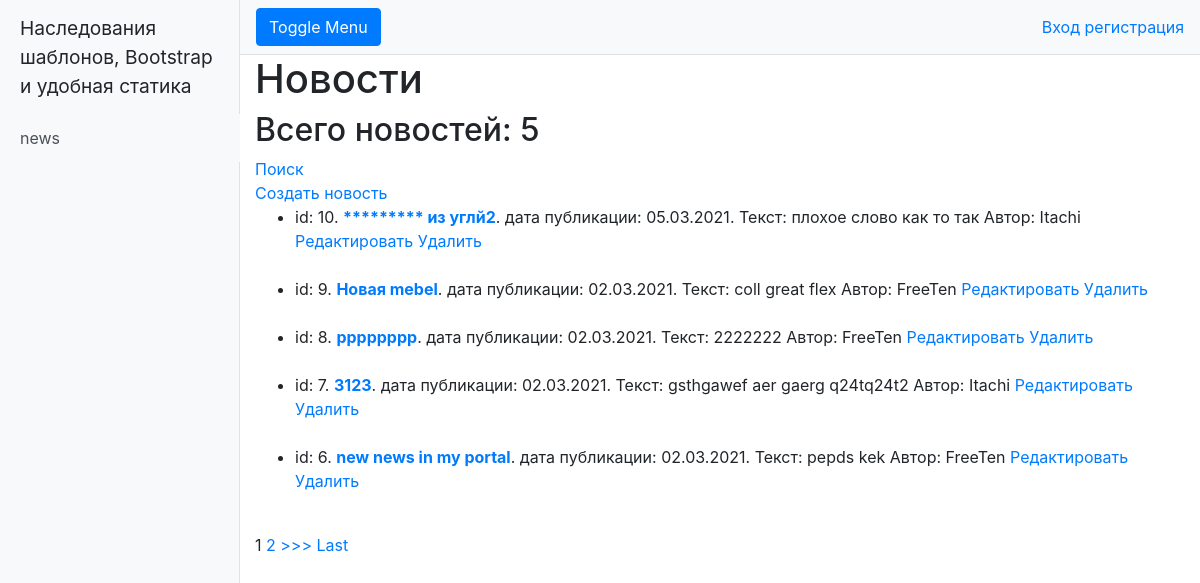
Page /news/ on the committed database.
### NewsPaper/models.py (models this page shows, shortened)
class Post(models.Model):
    state = 'ST'
    news = 'NE'
    FIELD = [
        (state, 'Статья'),
        (news, 'Новость')
    ]
    type = models.CharField(max_length=2, choices=FIELD)
    post_date_creation = models.DateTimeField(auto_now_add=True)
    post_heading = models.CharField(max_length=255)
    post_text = models.TextField()
    post_rating = models.IntegerField(default=0)
    author = models.ForeignKey(Author, on_delete=models.CASCADE)
    category = models.ManyToManyField(Category, through='PostCategory')

class Author(models.Model):
    user = models.ForeignKey(User, on_delete=models.CASCADE)
    author_rating = models.IntegerField(default=0)

### NewsPaper/views.py (the view)
# urls.py: path('', NewsList.as_view()),
class NewsList(ListView):
    model = Post
    template_name = 'news.html'
    context_object_name = 'news'
    queryset = Post.objects.filter(type='NE').order_by('-post_date_creation')
    paginate_by = 5
    def get_context_data(self, **kwargs):
        context = super().get_context_data(**kwargs)
        context['is_not_premium'] = not self.request.user.groups.filter(name='authors').exists()
        return context

### NewsPaper/templatetags/my_filters.py (called while the page is built)
@register.filter(name='censor')
def censor(value):
    if isinstance(value, str):
        censor_words = ['плохоеслово', 'компостер', 'гадость', 'лох']
        split_string = value.split()
        for word in censor_words:
            if word in split_string:
                for j in range(len(split_string)):
                    if word == split_string[j]:
                        split_string[j] = '*' * len(split_string[j])
        return ' '.join(split_string)
    else:
        raise ValueError(f'Ошибка: значение должно быть строкой')

### templates/news.html (shortened to what this page needs)
{% extends 'default.html' %}
{% load my_filters %}
{% block content %}
    <h1>Новости</h1>
    <h2>Всего новостей: {{ news|length }}</h2>
    <div><a href="/news/search">Поиск</a></div>
    <div><a href="/news/create">Создать новость</a></div>
        <ul>
            {% for single_news in news %}
                <li>id: {{ single_news.id }}. <b><a href="/news/{{ single_news.id }}">{{ single_news.post_heading|censor }}</a></b>. дата публикации: {{ single_news.post_date_creation|date:'d.m.Y' }}. Текст: {{ single_news.post_text|truncatewords:20|censor }} Автор: {{ single_news.author.user }}
                    <a href="/news/create/{{ single_news.id }}">Редактировать</a> <a href="/news/delete/{{ single_news.id }}">Удалить</a></li>
                <br>
            {% endfor %}
        </ul>
    {% if is_paginated %}
            {% for num in page_obj.paginator.page_range %}
                {% if page_obj.number == num %}
                    <a>{{ num }}</a>
                {% elif num > page_obj.number|add:'-3' and num < page_obj.number|add:'3' %}
                    <a href="?page={{ num }}">{{ num }}</a>
                {% endif %}
            {% endfor %}
            {% if page_obj.has_next %}
                <a href="?page={{ page_obj.next_page_number }}">>>></a>
                <a href="?page={{ page_obj.paginator.num_pages }}">Last</a>
            {% endif %}
        {% endif %}
    <br>
{% endblock content %}

### rows in the picture
Post: id "10", post_heading|censor "********* из углй2", post_date_creation "05.03.2021", post_text|censor "плохое слово как то так", author.user "Itachi"
Post: id "9", post_heading|censor "Новая mebel", post_date_creation "02.03.2021", post_text|censor "coll great flex", author.user "FreeTen"
Post: id "8", post_heading|censor "pppppppp", post_date_creation "02.03.2021", post_text|censor "2222222", author.user "FreeTen"
Post: id "7", post_heading|censor "3123", post_date_creation "02.03.2021", post_text|censor "gsthgawef aer gaerg q24tq24t2", author.user "Itachi"
Post: id "6", post_heading|censor "new news in my portal", post_date_creation "02.03.2021", post_text|censor "pepds kek", author.user "FreeTen"

### other values in the picture
{{ news|length }} "5"
{{ num }} "1"
{{ num }} "2"
